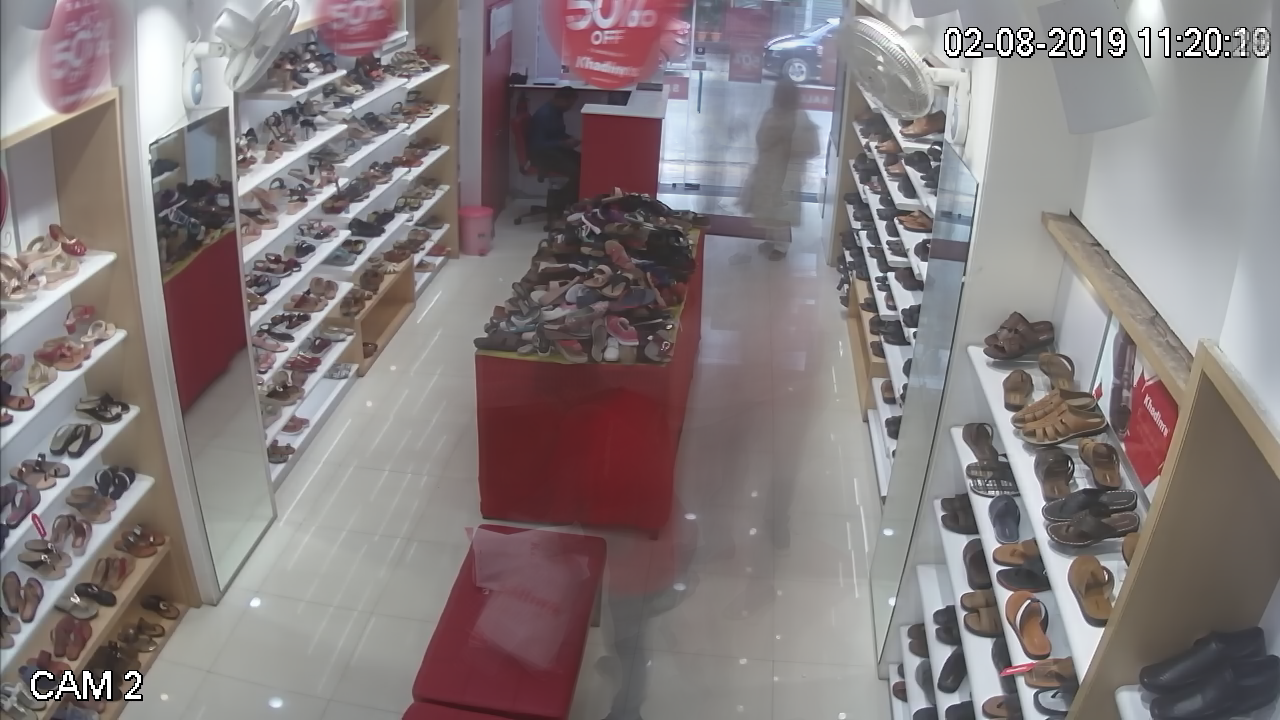
#> input picture bg.png, 1280 x 720 px
$ python merge.py
#> lines starting #> are read from the running program, lines starting #| are printed output that depends on the picture
import numpy as np
import cv2

# load the image
image = cv2.imread("bg.png")
#> image is the input picture: shape (720, 1280, 3); mean B, G, R 126.4, 125.4, 134
overlay = cv2.imread("out.png")
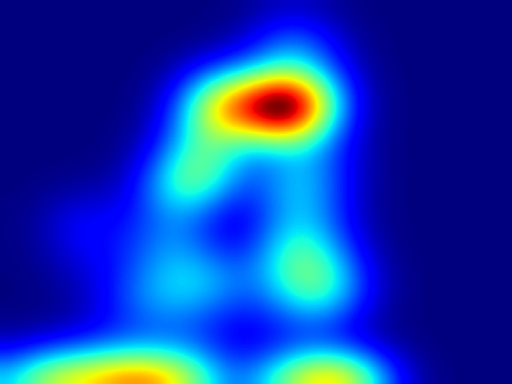
#> input picture out.png, 512 x 384 px
#> overlay is the input picture: shape (384, 512, 3); mean B, G, R 177.5, 61.4, 15.9


overlay = cv2.resize(overlay,(1280,720))
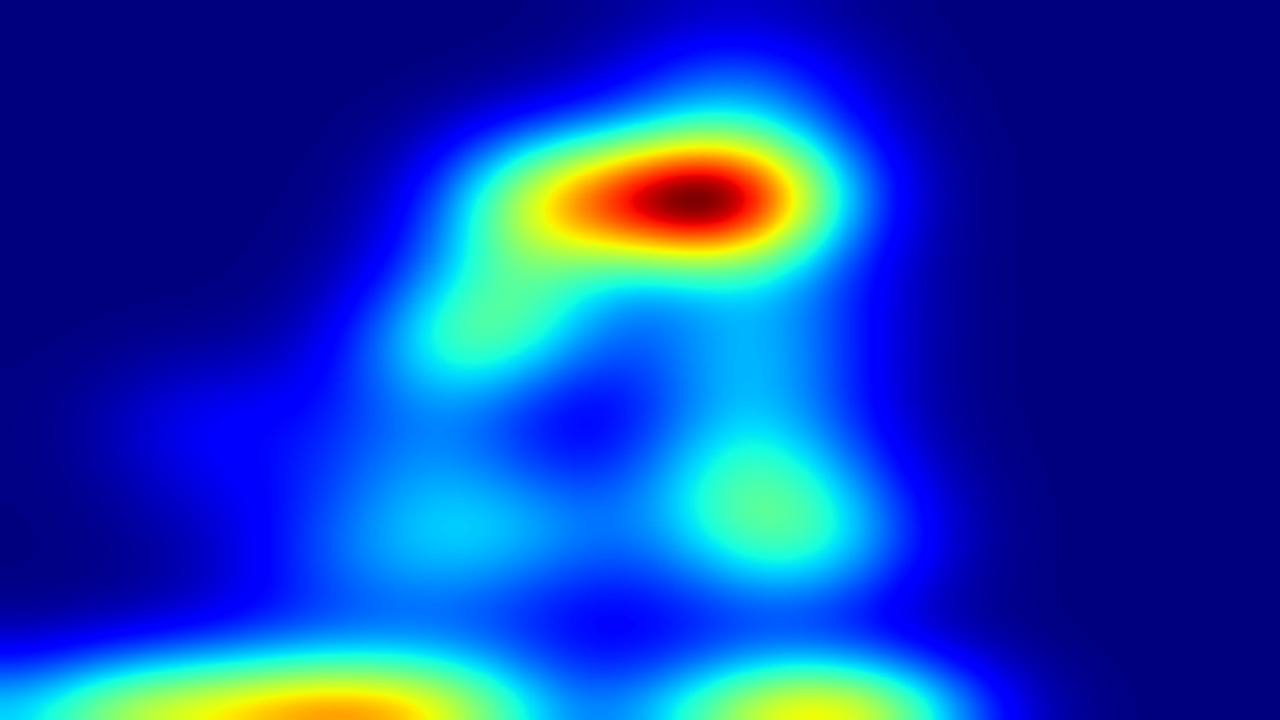
#> overlay: shape (720, 1280, 3); mean B, G, R 177.5, 61.4, 15.9


print(overlay.shape)
#| (720, 1280, 3)
print(image.shape)
#| (720, 1280, 3)


output = image.copy()

alpha = 0.6

cv2.addWeighted(overlay, alpha, output, 1 - alpha,0, output)
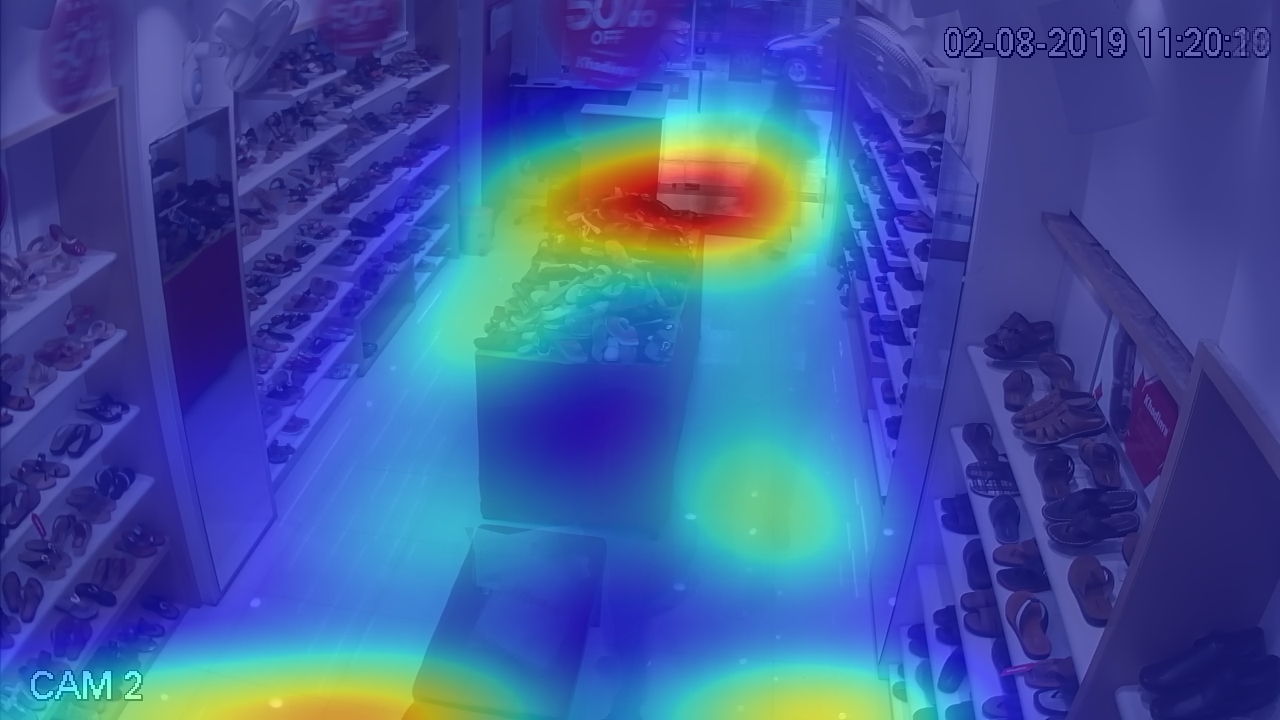
#> output: shape (720, 1280, 3); mean B, G, R 157, 87, 63.1


cv2.imwrite("merged.png",output)
